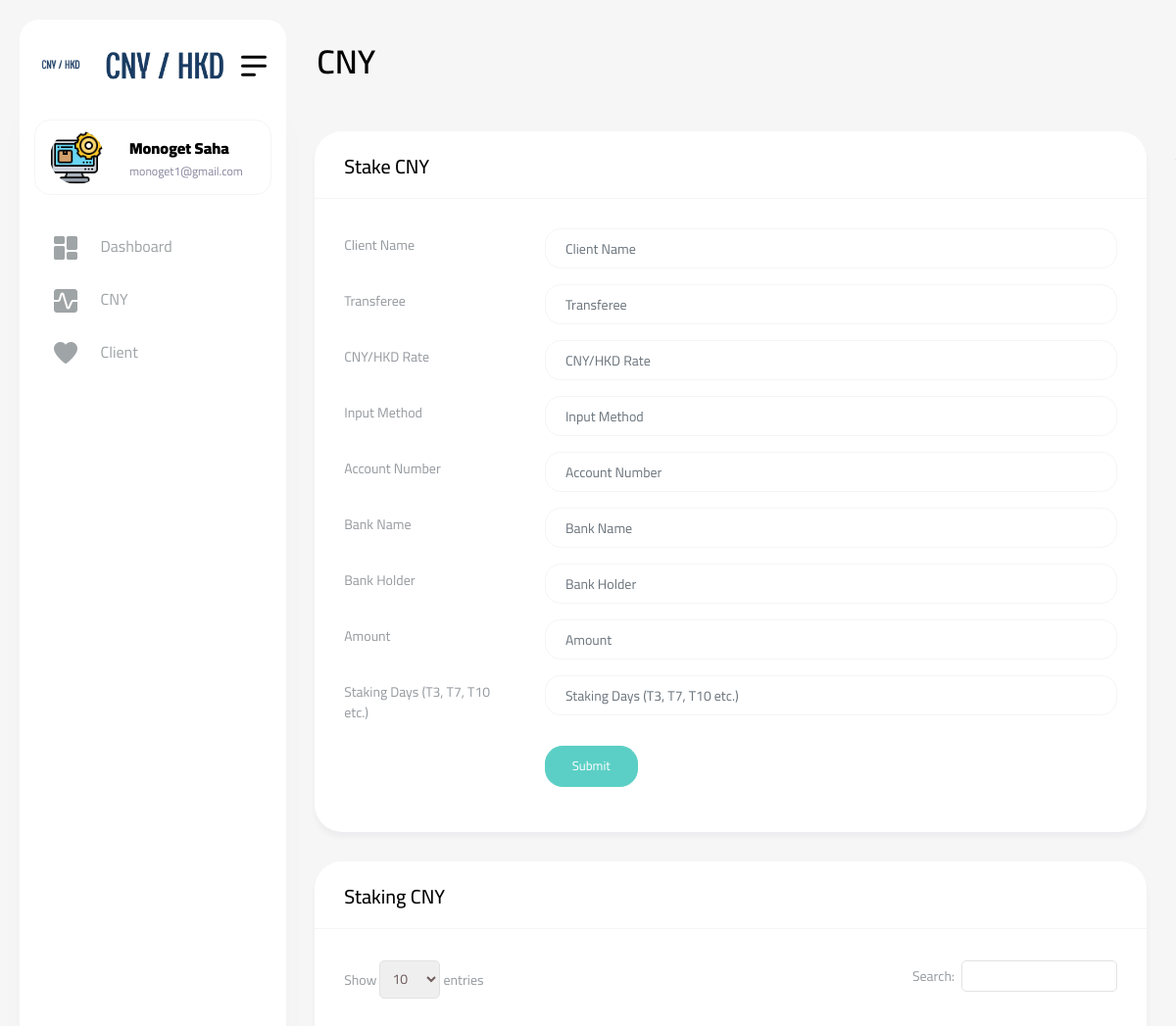
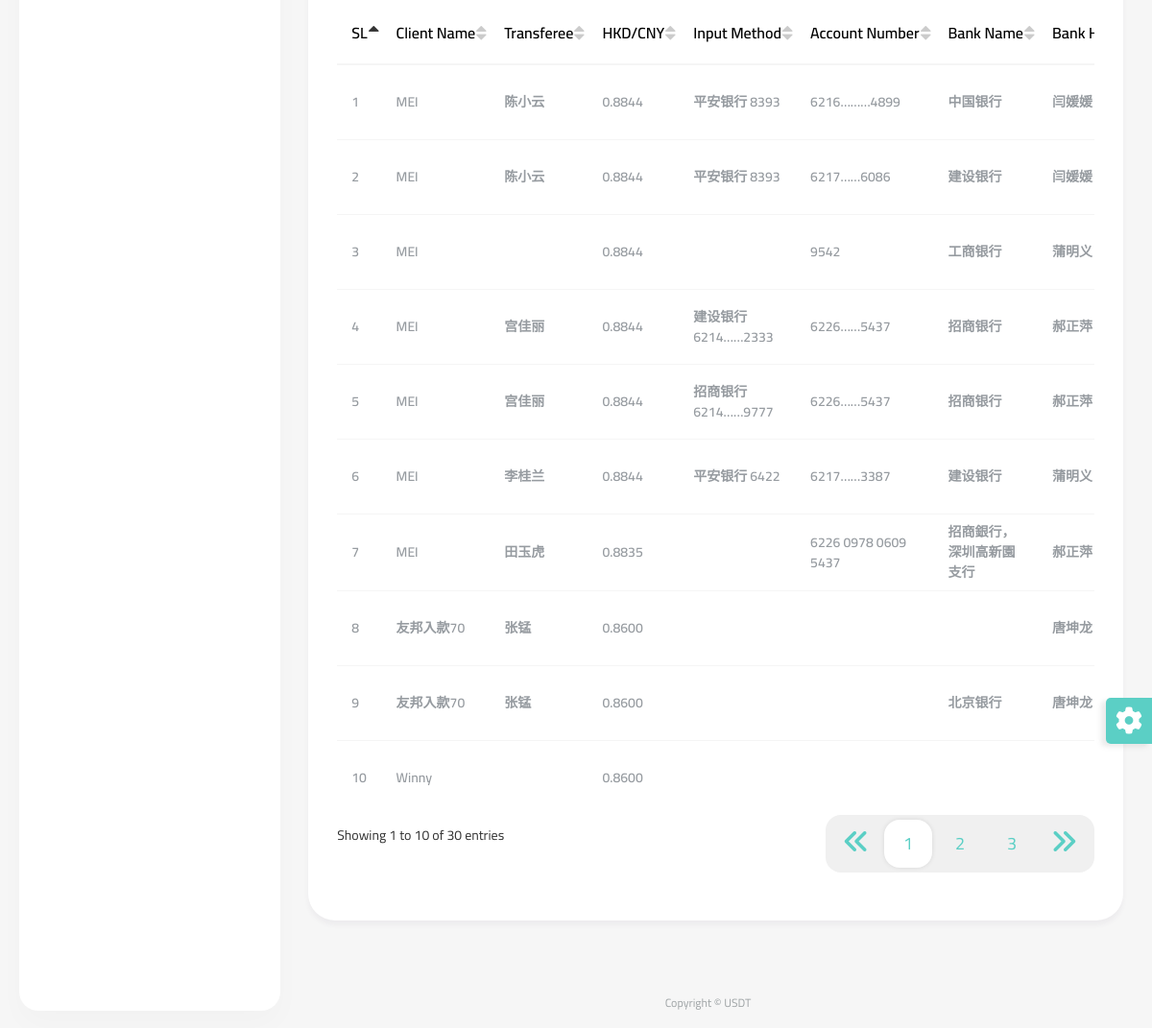
Screenshot of /staking-cny.php (signed in) with the database file from the repository (2 pictures, top to bottom).
### tables this page shows
CREATE TABLE `deposit_cny` (
  `id` int(11) NOT NULL,
  `client_name` varchar(250) NOT NULL,
  `conversion_rate` double(10,4) NOT NULL,
  `input_method` varchar(100) NOT NULL,
  `account_number` varchar(50) NOT NULL,
  `bank_name` varchar(250) NOT NULL,
  `bank_holder` varchar(100) NOT NULL,
  `amount` double(15,4) NOT NULL,
  `w_amount` double(15,4) NOT NULL,
  `staking_days` int(11) NOT NULL,
  `transferee` varchar(150) NOT NULL,
  `status` varchar(20) NOT NULL DEFAULT 'Pending',
  `inserted_at` datetime NOT NULL,
  `updated_at` timestamp NOT NULL DEFAULT current_timestamp() ON UPDATE current_timestamp()
);

### staking-cny.php (the view, shortened to what the rows shown need)
<?php
require_once("include/dbController.php");
$db_handle = new DBController();
?>
<!DOCTYPE html>
<html lang="en">
<head>
    <?php require_once('include/css.php'); ?>
</head>
<body>
<div id="main-wrapper">
    <?php require_once('include/navbar.php'); ?>
    <div class="content-body">
        <div class="container-fluid">
            <div class="row invoice-card-row">
                <?php if (isset($_GET['depositId'])) { ?>
                    <div class="col-12">
                        <div class="card">
                            <div class="card-header">
                                <h4 class="card-title">Update Staking CNY</h4>
                            </div>
                            <div class="card-body">
                                <div class="basic-form">
                                    <form method="post" action="Update">
                                        <?php $data = $db_handle->runQuery("SELECT * FROM deposit_cny where id={$_GET['depositId']}"); ?>
                                        <input type="hidden" value="<?php echo $data[0]["id"]; ?>" name="id" required>
                                        <div class="mb-3 row">
                                            <label class="col-sm-3 col-form-label">Client Name</label>
                                            <div class="col-sm-9">
                                                <input type="text" class="form-control" name="client_name"
                                                       placeholder="Client Name"
                                                       value="<?php echo $data[0]["client_name"]; ?>" required>
                                            </div>
                                        </div>
                                        <div class="mb-3 row">
                                            <label class="col-sm-3 col-form-label">Transferee</label>
                                            <div class="col-sm-9">
                                                <input type="text" class="form-control" name="transferee"
                                                       value="<?php echo $data[0]["transferee"]; ?>"
                                                       placeholder="Transferee">
                                            </div>
                                        </div>
                                        <div class="mb-3 row">
                                            <label class="col-sm-3 col-form-label">CNY/HKD Rate</label>
                                            <div class="col-sm-9">
                                                <input type="text" class="form-control" name="conversion_rate"
                                                       placeholder="CNY/HKD Rate"
                                                       value="<?php echo $data[0]["conversion_rate"]; ?>" required>
                                            </div>
                                        </div>
                                        <div class="mb-3 row">
                                            <label class="col-sm-3 col-form-label">Input Method</label>
                                            <div class="col-sm-9">
                                                <input type="text" class="form-control" name="input_method"
                                                       value="<?php echo $data[0]["input_method"]; ?>"
                                                       placeholder="Input Method">
                                            </div>
                                        </div>
                                        <div class="mb-3 row">
                                            <label class="col-sm-3 col-form-label">Account Number</label>
                                            <div class="col-sm-9">
                                                <input type="text" class="form-control" name="account_number"
                                                       value="<?php echo $data[0]["account_number"]; ?>"
                                                       placeholder="Account Number">
                                            </div>
                                        </div>
                                        <div class="mb-3 row">
                                            <label class="col-sm-3 col-form-label">Bank Name</label>
                                            <div class="col-sm-9">
                                                <input type="text" class="form-control" name="bank_name"
                                                       value="<?php echo $data[0]["bank_name"]; ?>"
                                                       placeholder="Bank Name">
                                            </div>
                                        </div>
                                        <div class="mb-3 row">
                                            <label class="col-sm-3 col-form-label">Bank Holder</label>
                                            <div class="col-sm-9">
                                                <input type="text" class="form-control" name="bank_holder"
                                                       value="<?php echo $data[0]["bank_holder"]; ?>"
                                                       placeholder="Bank Holder">
                                            </div>
                                        </div>
                                        <div class="mb-3 row">
                                            <label class="col-sm-3 col-form-label">Amount</label>
                                            <div class="col-sm-9">
                                                <input type="text" class="form-control" name="amount"
                                                       value="<?php echo $data[0]["amount"]; ?>"
                                                       placeholder="Amount">
                                            </div>
                                        </div>
                                        <div class="mb-3 row">
                                            <label class="col-sm-3 col-form-label">Status</label>
                                            <div class="col-sm-9">
                                                <select class="default-select  form-control wide" name="status"
                                                        required>
                                                    <option value="Pending" <?php echo ($data[0]["status"] == 'Pending') ? "selected" : ""; ?>>
                                                        Pending
                                                    </option>
                                                    <option value="Withdraw" <?php echo ($data[0]["status"] == 'Approve') ? "selected" : ""; ?>>
                                                        Approve
                                                    </option>
                                                </select>
                                            </div>
                                        </div>
                                        <div class="mb-3 row">
                                            <div class="col-sm-6 mx-auto">
                                                <button type="submit" class="btn btn-primary w-25"
                                                        name="updateCNY">Submit
                                                </button>
                                            </div>
                                        </div>
                                    </form>
                                </div>
                            </div>
                        </div>
                    </div>
                <?php } else { ?>
                    <div class="col-12">
                        <div class="card">
                            <div class="card-body">
                                <div class="table-responsive">
                                    <table id="example4" class="display" style="min-width: 845px">
                                        <thead>
                                        <tr>
                                            <th>SL</th>
                                            <th>Client Name</th>
                                            <th>Transferee</th>
                                            <th>HKD/CNY</th>
                                            <th>Input Method</th>
                                            <th>Account Number</th>
                                            <th>Bank Name</th>
                                            <th>Bank Holder</th>
                                        </tr>
                                        </thead>
                                        <tbody>
                                        <?php
                                        $cny_data = $db_handle->runQuery("SELECT * FROM deposit_cny order by id desc");
                                        $row_count = $db_handle->numRows("SELECT * FROM deposit_cny order by id desc");
                                        for ($i = 0; $i < $row_count; $i++) {
                                            ?>
                                            <tr>
                                                <td><?php echo $i + 1; ?></td>
                                                <td><?php echo $cny_data[$i]["client_name"]; ?></td>
                                                <td><?php echo $cny_data[$i]["transferee"]; ?></td>
                                                <td><?php echo $cny_data[$i]["conversion_rate"]; ?></td>
                                                <td><?php echo $cny_data[$i]["input_method"]; ?></td>
                                                <td><?php echo $cny_data[$i]["account_number"]; ?></td>
                                                <td><?php echo $cny_data[$i]["bank_name"]; ?></td>
                                                <td><?php echo $cny_data[$i]["bank_holder"]; ?></td>
                                            </tr>
                                            <?php
                                        }
                                        ?>
                                        </tbody>
                                    </table>
                                </div>
                            </div>
                        </div>
                    </div>
                <?php } ?>
            </div>
        </div>
    </div>
</div>
</body>
</html>

### include/navbar.php (shortened to what the rows shown need)
<div class="dlabnav">
    <div class="dlabnav-scroll">
        <ul class="metismenu" id="menu">
            <li class="dropdown header-profile">
                <a class="nav-link" href="javascript:void(0);" role="button" data-bs-toggle="dropdown">
                    <?php $data = $db_handle->runQuery("SELECT * FROM admin_login where id={$_SESSION['userid']}"); ?>
                    <img src="<?php echo $data[0]["image"]; ?>" width="20" alt=""/>
                    <div class="header-info ms-3">
                        <span class="font-w600 "><b><?php echo $data[0]["name"]; ?></b></span>
                        <small class="text-end font-w400"><?php echo $data[0]["email"]; ?></small>
                    </div>
                </a>
            </li>
        </ul>
    </div>
</div>

### rows the page displays
deposit_cny: client_name "MEI", transferee "陈小云", conversion_rate "0.8844", input_method "平安银行 8393", account_number "6216………4899", bank_name "中国银行", bank_holder "闫媛媛"
deposit_cny: client_name "MEI", transferee "陈小云", conversion_rate "0.8844", input_method "平安银行 8393", account_number "6217……6086", bank_name "建设银行", bank_holder "闫媛媛"
deposit_cny: client_name "MEI", conversion_rate "0.8844", account_number "9542", bank_name "工商银行", bank_holder "蒲明义"
deposit_cny: client_name "MEI", transferee "宫佳丽", conversion_rate "0.8844", input_method "建设银行6214……2333", account_number "6226……5437", bank_name "招商银行", bank_holder "郝正萍"
deposit_cny: client_name "MEI", transferee "宫佳丽", conversion_rate "0.8844", input_method "招商银行 6214……9777", account_number "6226……5437", bank_name "招商银行", bank_holder "郝正萍"
deposit_cny: client_name "MEI", transferee "李桂兰", conversion_rate "0.8844", input_method "平安银行 6422", account_number "6217……3387", bank_name "建设银行", bank_holder "蒲明义"
deposit_cny: client_name "MEI", transferee "田玉虎", conversion_rate "0.8835", account_number "6226 0978 0609 5437", bank_name "招商銀行，深圳高新園支行", bank_holder "郝正萍"
deposit_cny: client_name "友邦入款70", transferee "张锰", conversion_rate "0.8600", bank_holder "唐坤龙"
deposit_cny: client_name "友邦入款70", transferee "张锰", conversion_rate "0.8600", bank_name "北京银行", bank_holder "唐坤龙"
deposit_cny: client_name "Winny", conversion_rate "0.8600"

### other values shown
$data[0]["name"] "Monoget Saha"
$data[0]["email"] "monoget1@gmail.com"
